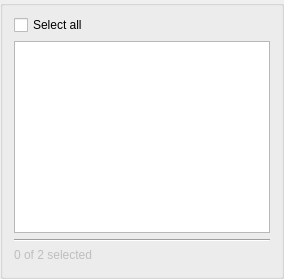
         <widget class="QGroupBox" name="groupBox">
          <property name="maximumSize">
           <size>
            <width>16777215</width>
            <height>16777215</height>
           </size>
          </property>
          <property name="title">
           <string/>
          </property>
          <layout class="QVBoxLayout" name="verticalLayout_5">
           <property name="topMargin">
            <number>9</number>
           </property>
           <property name="bottomMargin">
            <number>14</number>
           </property>
           <item>
            <widget class="QCheckBox" name="select_all_check">
             <property name="text">
              <string>Select all</string>
             </property>
             <property name="checkable">
              <bool>true</bool>
             </property>
             <property name="tristate">
              <bool>false</bool>
             </property>
            </widget>
           </item>
           <item>
            <widget class="QListWidget" name="files">
             <property name="editTriggers">
              <set>QAbstractItemView::EditTrigger::CurrentChanged|QAbstractItemView::EditTrigger::DoubleClicked|QAbstractItemView::EditTrigger::EditKeyPressed</set>
             </property>
             <property name="tabKeyNavigation">
              <bool>true</bool>
             </property>
             <property name="dragDropMode">
              <enum>QAbstractItemView::DragDropMode::InternalMove</enum>
             </property>
             <property name="defaultDropAction">
              <enum>Qt::DropAction::MoveAction</enum>
             </property>
             <property name="alternatingRowColors">
              <bool>false</bool>
             </property>
             <property name="selectionMode">
              <enum>QAbstractItemView::SelectionMode::ExtendedSelection</enum>
             </property>
             <property name="horizontalScrollMode">
              <enum>QAbstractItemView::ScrollMode::ScrollPerPixel</enum>
             </property>
             <property name="layoutMode">
              <enum>QListView::LayoutMode::SinglePass</enum>
             </property>
             <property name="viewMode">
              <enum>QListView::ViewMode::ListMode</enum>
             </property>
             <property name="uniformItemSizes">
              <bool>true</bool>
             </property>
             <property name="selectionRectVisible">
              <bool>true</bool>
             </property>
             <property name="itemAlignment">
              <set>Qt::AlignmentFlag::AlignLeading</set>
             </property>
             <property name="supportedDragActions">
              <set>Qt::DropAction::MoveAction</set>
             </property>
            </widget>
           </item>
           <item>
            <widget class="Line" name="line">
             <property name="orientation">
              <enum>Qt::Orientation::Horizontal</enum>
             </property>
            </widget>
           </item>
           <item>
            <widget class="QLabel" name="files_selection_count">
             <property name="enabled">
              <bool>false</bool>
             </property>
             <property name="text">
              <string>0 of 2 selected</string>
             </property>
            </widget>
           </item>
          </layout>
         </widget>
